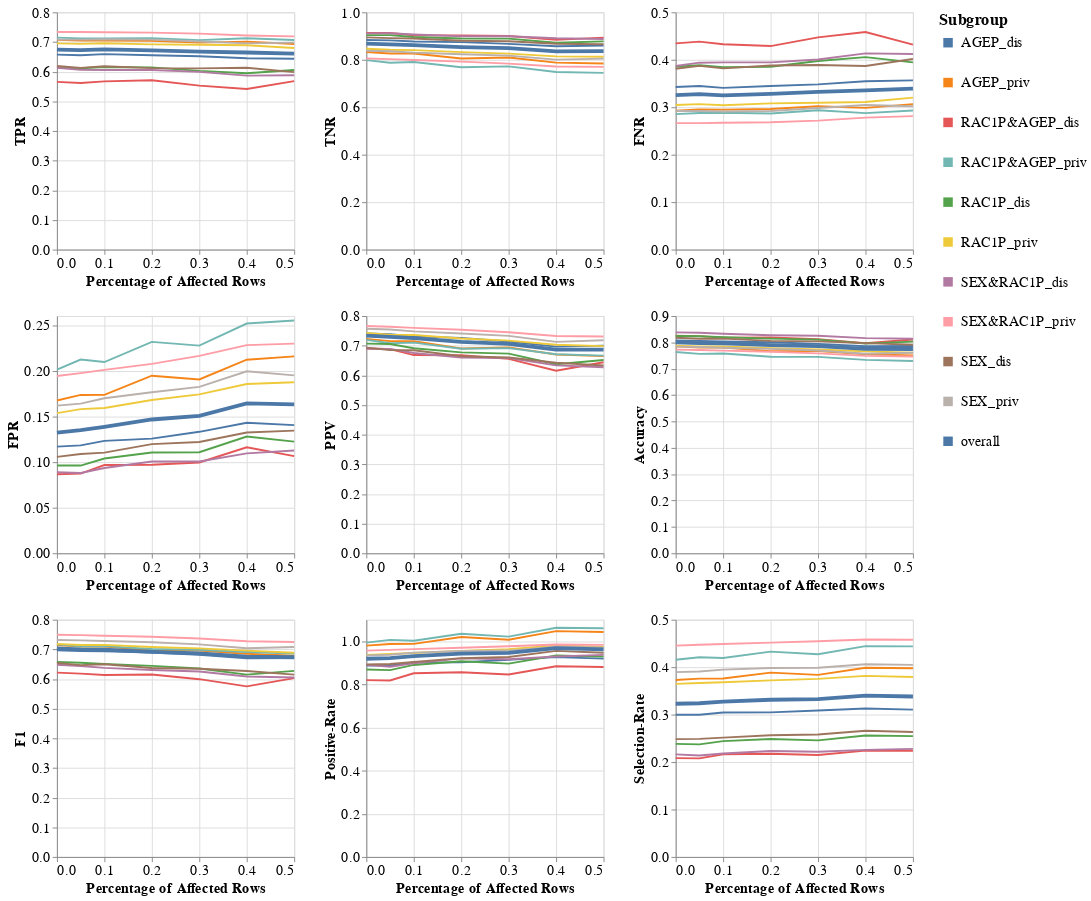

The notebook cell this image was saved under:
### Code cell
visualizer.create_subgroups_grid_pct_lines_plot(model_name=MODEL_NAMES[0],
                                                target_preprocessing_technique=PREPROCESSING_TECHNIQUES[0],
                                                subgroup_metrics_type='error')
